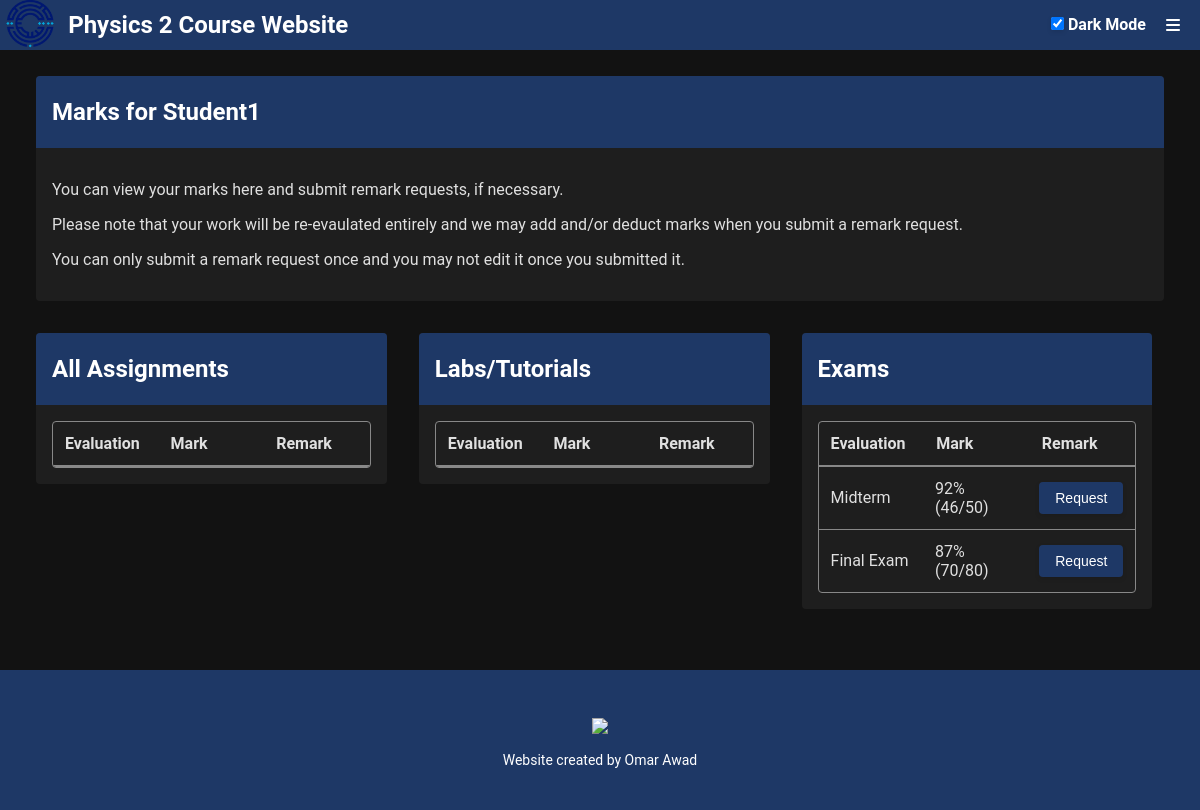
The app's page /grades (signed in), older data.
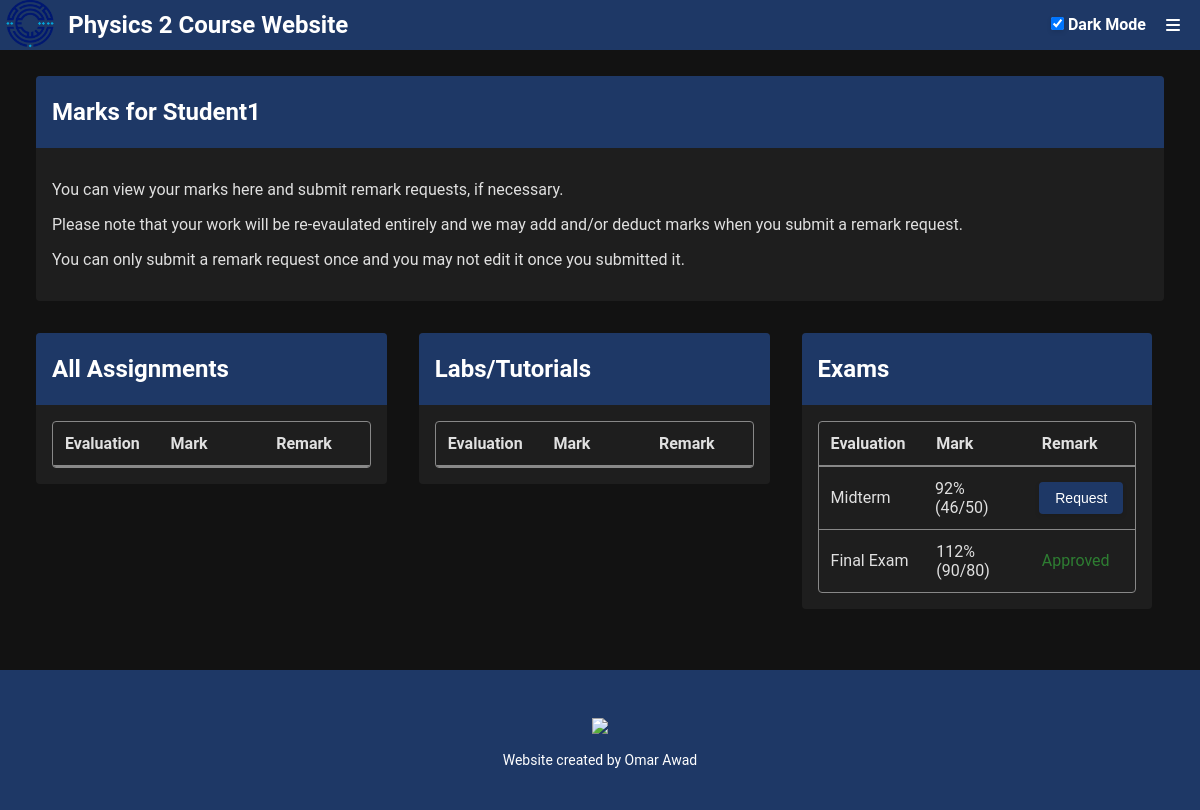
The same page, newer data.
### src/app.py (models this page shows, shortened)
class Mark(db.Model):
    __tablename__ = 'marks'
    markId = db.Column(db.Integer, primary_key=True)
    userId = db.Column(db.Integer, db.ForeignKey('users.userId', ondelete='CASCADE'), nullable=False)
    markGroupId = db.Column(db.Integer, db.ForeignKey('markGroups.groupId', ondelete='CASCADE'), nullable=False)
    grade = db.Column(db.Integer, nullable=False)
    updatedAt = db.Column(db.Integer, nullable=False)
    remark_requests = db.relationship('RemarkRequest', backref='mark', lazy=True)

class MarkGroup(db.Model):
    __tablename__ = 'markGroups'
    groupId = db.Column(db.Integer, primary_key=True)
    title = db.Column(db.String(255), nullable=False)
    maxGrade = db.Column(db.Integer, nullable=False)
    createdAt = db.Column(db.Integer, nullable=False)
    releasedAt = db.Column(db.Integer, nullable=False)
    marks = db.relationship('Mark', backref='mark_group', lazy=True)
    remark_requests = db.relationship('RemarkRequest', backref='mark_group', lazy=True)

### src/app.py (the view, shortened to what this page needs)
@app.route('/grades')
def grades():
    if 'userId' not in session:
        return redirect(url_for('login', message="Please login to access the grades."))
    current_user_id = session.get('userId')
    current_time = int(time.time())
    if session.get('userInfo', {}).get('accountType') == 'stu':
        student_marks = db.session.query(Mark, MarkGroup, RemarkRequest)\
                            .join(MarkGroup, Mark.markGroupId == MarkGroup.groupId)\
                            .outerjoin(RemarkRequest, Mark.markId == RemarkRequest.markId)\
                            .filter(Mark.userId == current_user_id)\
                            .all()
        return render_template('grades_student.html', student_marks = student_marks, current_time = current_time)

### src/templates/grades_student.html (shortened to what this page needs)
{% extends 'base.html' %}
{% from 'components/grades_table_row_student.html' import grades_table_row_student %}
{% from 'components/modal_regrade_request.html' import modal_regrade_request %}
{% block content %}
<div class="main-container">
    <div class="flex-container">
        <div class="no-flex">
            <div class="container">
                <div class="container-header">
                    <h2>Marks for {{ session['userInfo']['displayName'] }}</h2>
                </div>
                <div class="container-content">
                    <p>You can view your marks here and submit remark requests, if necessary.</p>
                    <p>Please note that your work will be re-evaulated entirely and we may add and/or deduct marks when you submit a remark request.</p>
                    <p>You can only submit a remark request once and you may not edit it once you submitted it.</p>
                </div>
            </div>
        </div>
    </div>
    <div class="contain-33 flex-container">
        <div class="flex-33">
            <div class="container">
                <div class="container-header">
                    <h2>All Assignments</h2>
                </div>
                <div class="container-content">
                    <div class="grades-table">
                        <div class="table-header">
                            <div class="header-cell">Evaluation</div>
                            <div class="header-cell">Mark</div>
                            <div class="header-cell">Remark</div>
                        </div>
                    </div>
                </div>
            </div>
        </div>
        <div class="flex-33">
            <div class="container">
                <div class="container-header">
                    <h2>Labs/Tutorials</h2>
                </div>
                <div class="container-content">
                    <div class="grades-table">
                        <div class="table-header">
                            <div class="header-cell">Evaluation</div>
                            <div class="header-cell">Mark</div>
                            <div class="header-cell">Remark</div>
                        </div>
                    </div>
                </div>
            </div>
        </div>
        <div class="flex-33">
            <div class="container">
                <div class="container-header">
                    <h2>Exams</h2>
                </div>
                <div class="container-content">
                    <div class="grades-table">
                        <div class="table-header">
                            <div class="header-cell">Evaluation</div>
                            <div class="header-cell">Mark</div>
                            <div class="header-cell">Remark</div>
                        </div>
                        {% for mark in student_marks %}
                            {% if ("exam" in mark[1].title.lower() or "midterm" in mark[1].title.lower() or "final" in mark[1].title.lower()) %}
                                {{ grades_table_row_student(mark, current_time) }}
                            {% endif %}
                        {% endfor %}
                    </div>
                </div>
            </div>
        </div>
    </div>
</div>
{% endblock %}

### src/templates/components/grades_table_row_student.html
{% macro grades_table_row_student(mark, current_time) %}
<div class="table-row">
    <div class="table-cell">{{ mark[1].title }}</div>
    {% if mark[1].releasedAt <= current_time %}
        <div class="table-cell">{{ 100 * mark[0].grade // mark[1].maxGrade }}% ({{ mark[0].grade }}/{{ mark[1].maxGrade }})</div>
    {% endif %}
    <div class="table-cell">
        {% if not mark[2] and mark[1].releasedAt <= current_time %}
        <button class="regrade-button" data-mark-id="{{ mark[0].markId }}" data-mark-group-title="{{ mark[1].title }}">Request</button>
        {% elif mark[2] and mark[2].status == 'Pending' %}
        <span class="muted">Requested (Pending)</span>
        {% elif mark[2] and mark[2].status == 'Approved' %}
        <span class="success-message">Approved</span>
        {% elif mark[2] and mark[2].status == 'Rejected' %}
        <span class="error-message">Rejected</span>
        {% else %}
        <span class="muted">Not released yet</span>
        {% endif %}
    </div>
</div>
{% endmacro %}

Row changes from the older to the newer data that the page shows:
changed Mark "Final Exam": 100*mark[0].grade//mark[1].maxGrade "87" → "112"; grade "70" → "90"; text "Request" → "Approved"
